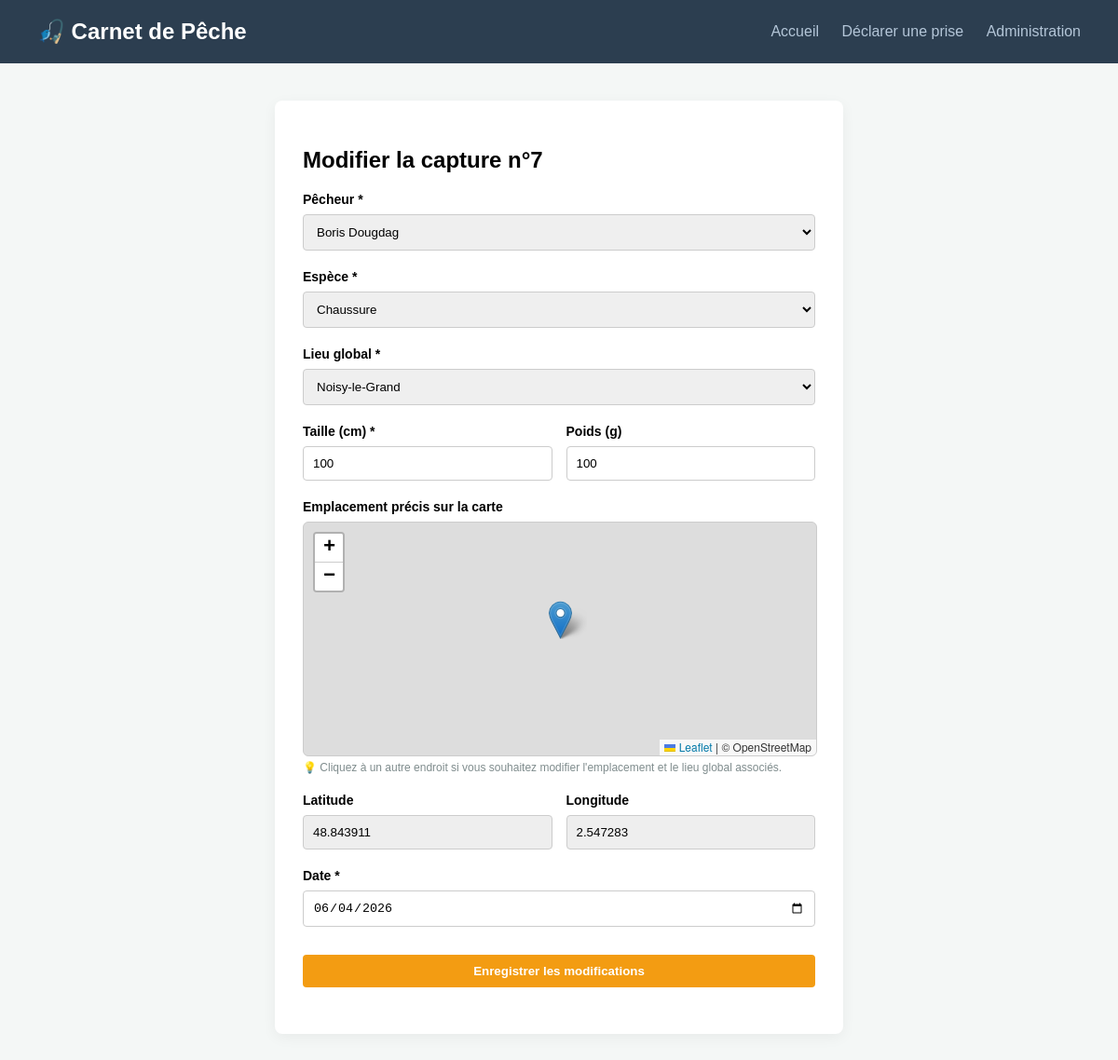
The page /modifier.php?id=7 on the database its author committed.
### tables this page shows
CREATE TABLE `CAPTURE` (
  `id_capture` int(11) NOT NULL,
  `date_capture` date NOT NULL,
  `poids` int(11) DEFAULT NULL,
  `taille` int(11) DEFAULT NULL,
  `id_pecheur` int(11) DEFAULT NULL,
  `id_lieu` int(11) DEFAULT NULL,
  `id_espece` int(11) DEFAULT NULL,
  `latitude` double DEFAULT NULL,
  `longitude` double DEFAULT NULL
);

CREATE TABLE `PECHEUR` (
  `id_pecheur` int(11) NOT NULL,
  `nom` varchar(50) NOT NULL,
  `prenom` varchar(50) NOT NULL,
  `email` varchar(100) NOT NULL,
  `mot_de_passe` varchar(255) NOT NULL,
  `niveau` varchar(20) DEFAULT NULL,
  `est_valide` tinyint(1) DEFAULT 0,
  `est_admin` tinyint(1) DEFAULT 0
);

CREATE TABLE `ESPECE` (
  `id_espece` int(11) NOT NULL,
  `nom_espece` varchar(50) NOT NULL,
  `taille_legale` int(11) DEFAULT NULL
);

CREATE TABLE `LIEU` (
  `id_lieu` int(11) NOT NULL,
  `nom_lieu` varchar(100) NOT NULL,
  `ville` varchar(100) DEFAULT NULL,
  `categorie_piscicole` varchar(50) DEFAULT NULL
);

### modifier.php (the view, shortened to what this page needs)
<?php
require_once 'connexion.php';
$id_capture = (int)$_GET['id'];
$stmt_capture = $pdo->prepare("SELECT * FROM CAPTURE WHERE id_capture = ?");
$stmt_capture->execute(array($id_capture));
$capture = $stmt_capture->fetch();
$pecheurs = $pdo->query("SELECT id_pecheur, prenom, nom FROM PECHEUR ORDER BY prenom ASC")->fetchAll();
$lieux = $pdo->query("SELECT id_lieu, nom_lieu FROM LIEU ORDER BY nom_lieu ASC")->fetchAll();
$especes = $pdo->query("SELECT id_espece, nom_espece FROM ESPECE ORDER BY nom_espece ASC")->fetchAll();
?>
<!DOCTYPE html>
<html lang="fr">
<head>
    <link rel="stylesheet" href="https://unpkg.com/leaflet@1.9.4/dist/leaflet.css" />
</head>
<body>
    <div class="header">
        <h1>🎣 Carnet de Pêche</h1>
        <nav>
            <a href="index.php">Accueil</a>
            <a href="ajouter.php">Déclarer une prise</a>
            <a href="admin.php">Administration</a>
        </nav>
    </div>
    <div class="form-container">
        <h2>Modifier la capture n°<?php echo $id_capture; ?></h2>
        <form action="modifier.php?id=<?php echo $id_capture; ?>" method="POST">
            <label>Pêcheur *</label>
            <select name="pecheur" required>
                <?php foreach($pecheurs as $p): ?>
                    <option value="<?php echo $p['id_pecheur']; ?>" <?php if($p['id_pecheur'] == $capture['id_pecheur']) echo 'selected'; ?>>
                        <?php echo htmlspecialchars($p['prenom'] . " " . $p['nom']); ?>
                    </option>
                <?php endforeach; ?>
            </select>
            <label>Espèce *</label>
            <select name="espece" required>
                <?php foreach($especes as $e): ?>
                    <option value="<?php echo $e['id_espece']; ?>" <?php if($e['id_espece'] == $capture['id_espece']) echo 'selected'; ?>>
                        <?php echo htmlspecialchars($e['nom_espece']); ?>
                    </option>
                <?php endforeach; ?>
            </select>
            <label>Lieu global *</label>
            <select name="lieu" id="lieu-select" required>
                <?php foreach($lieux as $l): ?>
                    <option value="<?php echo $l['id_lieu']; ?>" <?php if($l['id_lieu'] == $capture['id_lieu']) echo 'selected'; ?>>
                        <?php echo htmlspecialchars($l['nom_lieu']); ?>
                    </option>
                <?php endforeach; ?>
            </select>
            <div class="form-row">
                <div class="form-group">
                    <label>Taille (cm) *</label>
                    <input type="number" name="taille" step="0.1" value="<?php echo htmlspecialchars($capture['taille']); ?>" required>
                </div>
                <div class="form-group">
                    <label>Poids (g)</label>
                    <input type="number" name="poids" value="<?php echo htmlspecialchars($capture['poids']); ?>">
                </div>
            </div>
            <label>Emplacement précis sur la carte</label>
            <div id="map-picker"></div>
            <span class="map-help">💡 Cliquez à un autre endroit si vous souhaitez modifier l'emplacement et le lieu global associés.</span>
            <div class="form-row">
                <div class="form-group">
                    <label>Latitude</label>
                    <input type="number" name="latitude" id="latitude" step="any" value="<?php echo htmlspecialchars($capture['latitude']); ?>" readonly style="background:#eee; cursor:not-allowed;">
                </div>
                <div class="form-group">
                    <label>Longitude</label>
                    <input type="number" name="longitude" id="longitude" step="any" value="<?php echo htmlspecialchars($capture['longitude']); ?>" readonly style="background:#eee; cursor:not-allowed;">
                </div>
            </div>
            <label>Date *</label>
            <input type="date" name="date" value="<?php echo htmlspecialchars($capture['date_capture']); ?>" required>
            <input type="submit" value="Enregistrer les modifications">
        </form>
    </div>
</body>
</html>

### modifier.php (style rules this page uses)
:root { --primary: #2c3e50; --warning: #f39c12; --bg: #f4f7f6; }
body { font-family: sans-serif; background-color: var(--bg); margin: 0; }
.header { background-color: var(--primary); color: white; padding: 20px 40px; display: flex; justify-content: space-between; align-items: center; }
.header h1 { margin: 0; font-size: 24px; }
nav a { color: #b4c6d8; text-decoration: none; margin-left: 20px; font-weight: 500; }
.form-container { background: white; padding: 30px; border-radius: 8px; max-width: 550px; margin: 40px auto; box-shadow: 0 4px 15px rgba(0,0,0,0.05); }
label { display: block; margin-bottom: 8px; font-weight: 600; font-size: 14px; }
input, select { width: 100%; padding: 10px; margin-bottom: 20px; border: 1px solid #ccc; border-radius: 4px; box-sizing: border-box; }
.form-row { display: flex; gap: 15px; }
.form-row .form-group { flex: 1; }
input[type="submit"] { background-color: var(--warning); color: white; border: none; font-weight: bold; cursor: pointer; margin-top: 10px; }
#map-picker { height: 250px; width: 100%; border-radius: 6px; margin-bottom: 20px; border: 1px solid #ccc; }
.map-help { font-size: 12px; color: #7f8c8d; margin-top: -15px; margin-bottom: 20px; display: block; }

### rows shown on the page
capture: pecheur "Boris Dougdag", espece "Chaussure", lieu "Noisy-le-Grand", taille "100", poids "100", latitude "48.843911", longitude "2.547283", date "06/04/2026"

### other values the page prints
$id_capture "7"
